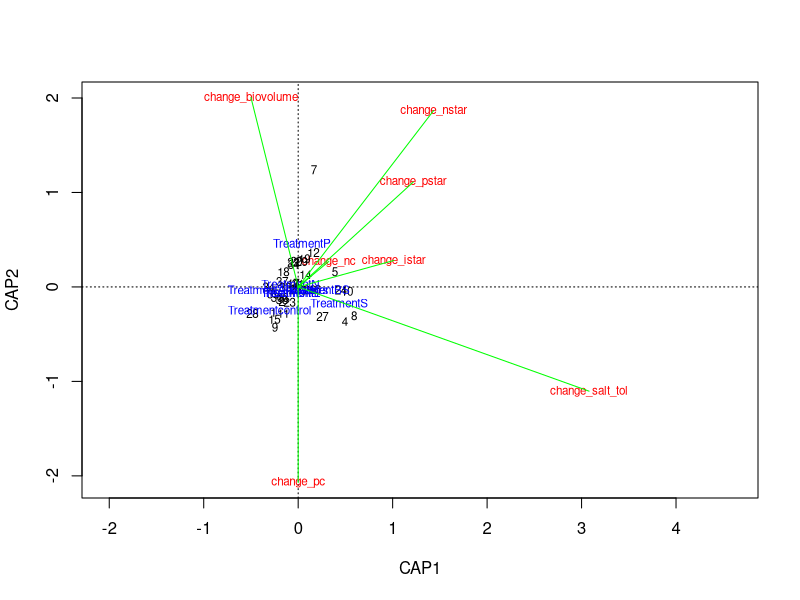
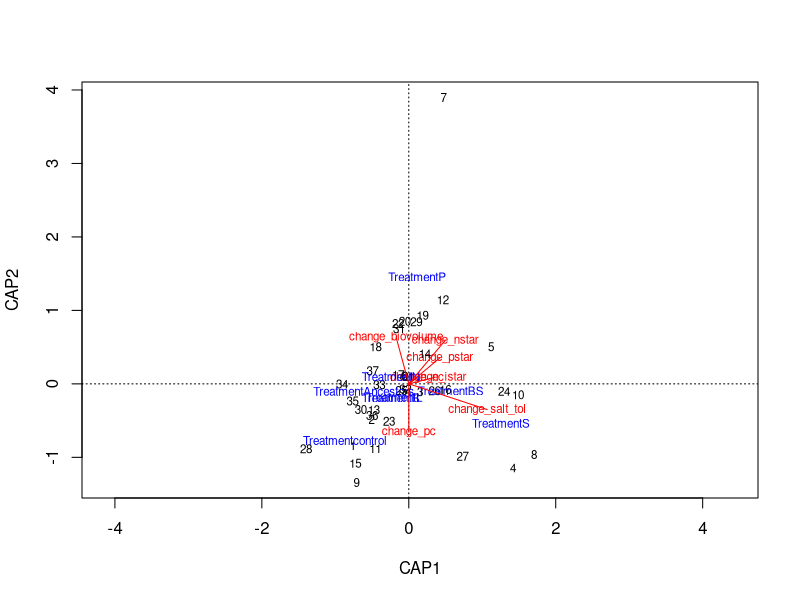
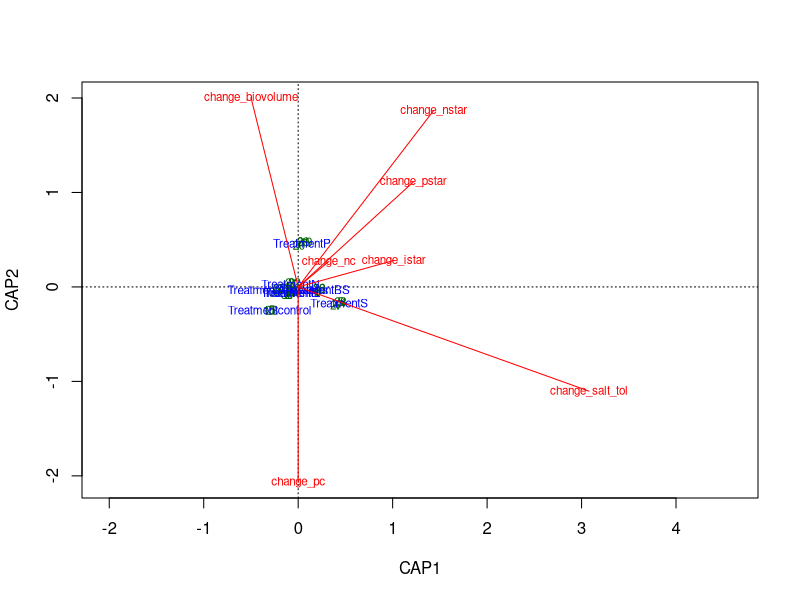
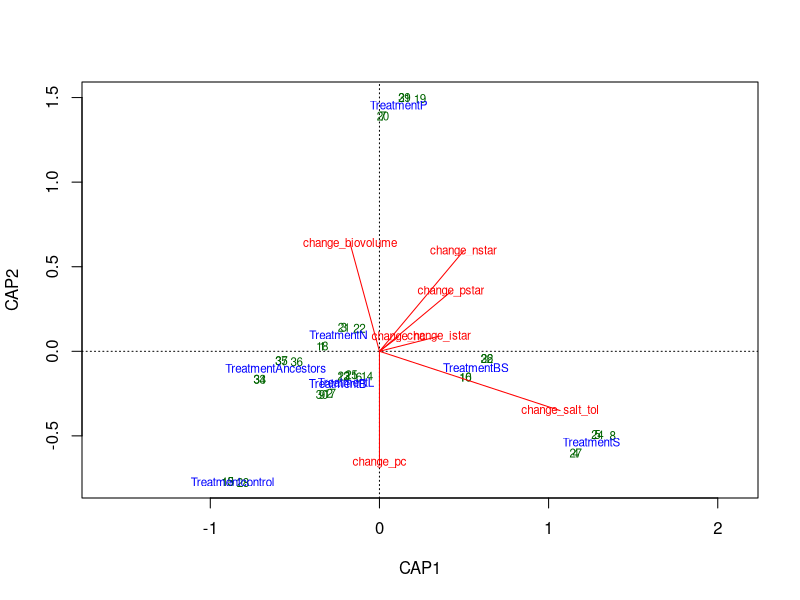
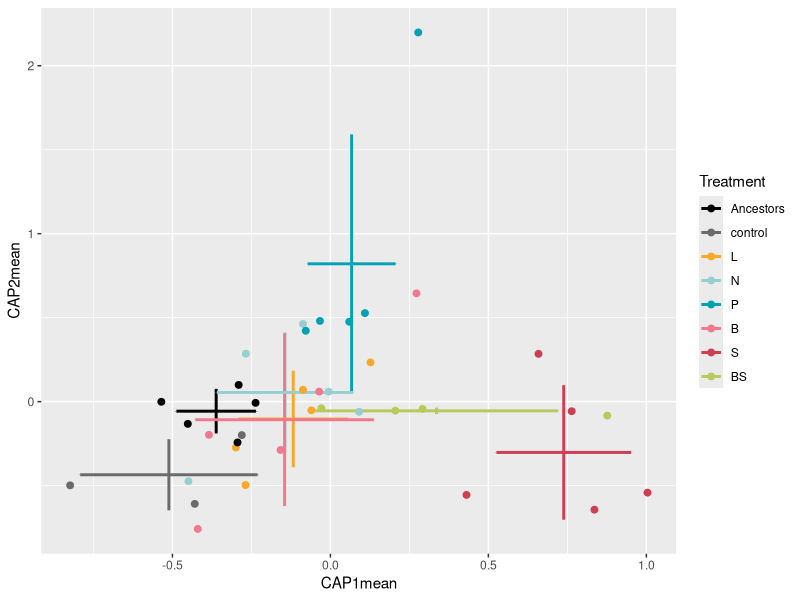

Source code (R) for these figures, in order: (Note: this script raises an error after producing the figures.)



### RDA plots with the trait changes relative to the ancestor


library(tidyverse)
library(cowplot)
library(vegan)
library(here)
library(broom)

cbbPalette <- c("black", "#6b6b6b", "#f9a729", "#97cfd0", "#00a2b3", "#f1788d", "#cf3e53", "#b9ca5d")

all_sizes3 <- read_csv("data-processed/all_cell_sizes_low_resources.csv")

light_monod <- read_csv("data-processed/light-monod-params-direct.csv")

salt_tol_CI <- read_csv("data-processed/salt-tol-CI-boot-12.csv") %>% 
	mutate(treatment = factor(treatment,
							  levels=c("Ancestors", "C", "L", "N",
							  		 "P", "B", "S", "BS"))) %>% 
	mutate(diversity = ifelse(ancestor_id == "cc1690", "Genotypically diverse", "Isoclonal")) %>% 
	select(treatment, ancestor_id, population, change_salt_tol_mean) %>% 
	dplyr::rename(salt_tol = change_salt_tol_mean)
library(dplyr)

ancestors <- all_sizes3 %>% 
	filter(treatment %in% c("Ancestors")) %>% 
	dplyr::rename(ancestor_pstar = p_star) %>% 
	dplyr::rename(ancestor_istar = i_star) %>% 
	dplyr::rename(ancestor_nstar = n_star) %>% 
	dplyr::rename(ancestor_biovolume = phosphate_biovolume) %>% 
	dplyr::rename(ancestor_pc = pc) %>% 
	dplyr::rename(ancestor_nc = nc) %>% 
	select(ancestor_id, contains("ancestor"))

### how what was the % change relative to ancestors?
prot_table <- left_join(all_sizes3, ancestors) %>% 
	left_join(., salt_tol_CI) %>% 
	mutate(change_salt_tol = salt_tol) %>% 
	mutate(change_pstar = (((ancestor_pstar - p_star)/ancestor_pstar)*-100)) %>% 
	mutate(change_istar = (ancestor_istar - i_star)/ancestor_istar*-100) %>% 
	mutate(change_nstar = (ancestor_nstar - n_star)/ancestor_nstar*-100) %>%
	mutate(change_pc = scale(ancestor_pc - pc, center = FALSE)) %>% 
	mutate(change_nc = scale(ancestor_nc - nc, center = FALSE)) %>% 
	mutate(change_biovolume = scale(ancestor_biovolume - phosphate_biovolume, center = FALSE)) %>% 
	# filter(treatment != "Ancestors") %>% 
	select(contains("change"), ancestor_id, treatment, -contains("fold")) %>%
	dplyr::rename(Strain = ancestor_id) %>% 
	dplyr::rename(Treatment = treatment) %>% 
	mutate(Treatment = str_replace(Treatment, "C", "control")) %>% 
	mutate(Treatment = factor(Treatment,
							  levels=c("Ancestors", "control", "L", "N",
							  		 "P", "B", "S", "BS"))) %>% 
	mutate(change_salt_tol = ifelse(Treatment == "Ancestors", 0, change_salt_tol))

## check for % change in salt tolerance

salts <- read_csv("data-processed/salt-tolerances-sigmoid.csv") 

salt_anc <- salts %>% 
	filter(treatment == "A") %>% 
	dplyr::rename(ancestor_salt_tol = salt_tolerance) %>% 
	select(ancestor_id, ancestor_salt_tol)

salts2 <- left_join(salts, salt_anc)

salts2 %>% 
	mutate(change_salt_tol = (ancestor_salt_tol - salt_tolerance)/ancestor_salt_tol*-100) %>% 
	filter(treatment %in% c("S", "BS")) %>% View




prot_table <- left_join(all_sizes3, ancestors) %>% 
	left_join(., salt_tol_CI) %>% 
	mutate(change_salt_tol = scale(salt_tol, center = FALSE)) %>% 
	mutate(change_pstar = scale(ancestor_pstar - p_star, center = FALSE)) %>% 
	mutate(change_istar = scale(ancestor_istar - i_star, center = FALSE)) %>% 
	mutate(change_nstar = scale(ancestor_nstar - n_star, center = FALSE)) %>% 
	mutate(change_pc = scale(ancestor_pc - pc, center = FALSE)) %>% 
	mutate(change_nc = scale(ancestor_nc - nc, center = FALSE)) %>% 
	mutate(change_biovolume = scale(ancestor_biovolume - phosphate_biovolume, center = FALSE)) %>% 
	# filter(treatment != "Ancestors") %>% 
	select(contains("change"), ancestor_id, treatment, -contains("fold")) %>% 
	dplyr::rename(Strain = ancestor_id) %>% 
	dplyr::rename(Treatment = treatment) %>% 
	mutate(Treatment = str_replace(Treatment, "C", "control")) %>% 
	mutate(Treatment = factor(Treatment,
							  levels=c("Ancestors", "control", "L", "N",
							  		 "P", "B", "S", "BS"))) %>% 
	mutate(change_salt_tol = ifelse(Treatment == "Ancestors", 0, change_salt_tol))

allsizes5 <- left_join(all_sizes3, ancestors) %>% 
	mutate(change_pstar = ancestor_pstar - p_star) %>% 
	mutate(change_istar = ancestor_istar - i_star) %>% 
	mutate(change_nstar = ancestor_nstar - n_star) %>% 
	mutate(change_pc = ancestor_pc - pc) %>% 
	mutate(change_nc = ancestor_nc - nc) %>% 
	mutate(change_biovolume = ancestor_biovolume - phosphate_biovolume) %>% 
	select(population, treatment, ancestor_id, p_star, ancestor_pstar, change_pstar, everything()) %>% 
	select(population, treatment, ancestor_id, phosphate_biovolume, ancestor_biovolume, change_biovolume, everything()) 

spe <- dplyr::select(prot_table, -Treatment, -Strain)
FULL.cap <- capscale(spe ~ Treatment + Condition(Strain), data=prot_table)
FULL.cap_str <- capscale(spe ~ Strain + Condition(Treatment), data=prot_table)

library(vegan)
anova.cca(FULL.cap, by = "axis", step = 1000)
anova.cca(FULL.cap, step = 1000)

coef(FULL.cap) ### gives the the equivalent of regression coefficients for each explanatory variable
# on each canonical axis

RsquareAdj(FULL.cap)$adj.r.squared
RsquareAdj(FULL.cap)$r.squared

summary(FULL.cap)

plot(FULL.cap, scaling = 1)
full.sc <- scores(FULL.cap, choices = 1:2, scaling = 1, display = "sp")
arrows(0, 0, full.sc[,1], full.sc[,2], length = 0, lty = 1, col = "green")

plot(FULL.cap, scaling = 2)
full2.sc <- scores(FULL.cap, choices = 1:2, display = "sp")
arrows(0, 0, full2.sc[,1], full2.sc[,2], length = 0, lty = 1, col = "red")

plot(FULL.cap, scaling = 1, display = c("sp", "lc", "cn"))
arrows(0, 0, full.sc[,1], full.sc[,2], length = 0, lty = 1, col = "red")

plot(FULL.cap, scaling = 2, display = c("sp", "lc", "cn"))
arrows(0, 0, full2.sc[,1], full2.sc[,2], length = 0, lty = 1, col = "red")

color_column <- "Treatment"
CAP1 <- scores(FULL.cap, display="wa", scaling=3)[,1]
CAP2 <- scores(FULL.cap, display="wa", scaling=3)[,2]
Res.dim <- as.data.frame(scores(FULL.cap, display="wa", scaling=3)[,1:2])
Res.dim$Strain <- prot_table$Strain
Res.dim$Treatment <- prot_table$Treatment
Res.dim
write_csv(Res.dim, "data-processed/RDA-scores-trait-change.csv")

dims <- Res.dim

dims_summary <- dims %>% dplyr::group_by(Treatment) %>% 
	summarise(CAP1mean=mean(CAP1), CAP2mean=mean(CAP2), CAP1sd=sd(CAP1), CAP2sd=sd(CAP2))


length(unique(dims_summary$Treatment))
length(unique(dims$Treatment))

		ggplot() + 
		geom_errorbar(aes(x = CAP1mean, ymin = CAP2mean - CAP2sd, ymax = CAP2mean + CAP2sd, color = Treatment), width = 0, data = dims_summary, size = 1) +
		geom_errorbarh(aes(y = CAP2mean, xmin = CAP1mean - CAP1sd, xmax = CAP1mean + CAP1sd, color = Treatment), width = 0, data = dims_summary, size = 1) +
			geom_point(aes(x = CAP1, y = CAP2, color = Treatment), data = dims, size = 2) +
		scale_colour_manual(values=cbbPalette) 
	
	
	
	# geom_point(data=Res.dim, aes(x=CAP1, y= CAP2, color=color_column)) +
	geom_errorbarh(aes(y = CAP2, xmin = CAP1mean - CAP1sd, xmax = CAP1mean + CAP1sd)) +
	geom_errorbar(aes(ymin = CAP2mean - CAP2sd, ymax = CAP2mean + CAP2sd), width = 0) +
	scale_colour_manual(values=cbbPalette) 
ggsave("figures/rda-trait-change-rel-ancestors-salt.png", width = 8, height = 6)


## ok now let's get the angles and distances of each treatment centroid from the Ancestor centroid

View(dims_summary)
ancestor_y <- dims_summary$CAP2mean[dims_summary$Treatment == "Ancestors"]
ancestor_x <- dims_summary$CAP1mean[dims_summary$Treatment == "Ancestors"]

dims_anc <- dims_summary %>% 
	mutate(new_x = CAP1mean - ancestor_x) %>% 
	mutate(new_y = CAP2mean - ancestor_y)

View(dims_anc)

angs_dist <- dims_anc %>% 
	mutate(angle = atan2(new_y, new_x)*(180/pi)) %>% 
	mutate(distance = sqrt((new_x^2) + (new_y^2)))

angs_dist %>% 
	ggplot(aes(x = angle, y = distance, color = Treatment)) + 
	geom_point(size = 2) + 
	geom_segment(aes(x = 0, y = 0, xend = angle, yend = distance, color = Treatment)) + 
	# coord_polar(theta="x", start= -135) +
	xlim(-180, 180) + 
	# scale_x_continuous(breaks = c(0, 90, 180)) +
	scale_colour_manual(values=cbbPalette) + theme_bw() + xlab("Angle from ancestor centroid") +
	ylab("Distance from ancestor centroid")
ggsave("figures/angle-distance-plot-rda-non-polar.png", width = 8, height = 6)
	

ggplot() +
	geom_point(data=rda_norm, aes(x=Angle, y=Dist, color=Treatment)) + 
	geom_point(data=rda_means,
			   aes(x=Mean_angle, y=Mean_dist, color=Treatment), size = 5) +
	coord_polar(theta="x", start=0) +
	scale_colour_manual(values=cbbPalette)


### joey's significance tests
dist_test_cap2 <- aov(lm(CAP2~Treatment, data=Res.dim))
TukeyHSD(dist_test_cap2)


dist_test_cap1 <- aov(lm(CAP1~Treatment, data=Res.dim))
TukeyHSD(dist_test_cap1)

# Test for significant differences between Strains and Treatments
anova(FULL.cap, data=prot_table) # Treatments: p < 0.001
anova(FULL.cap_str, data=prot_table) # Strains: p = 0.762

cos(150*pi/180)


### now the raw trait associations
library(vegan)
library(tidyverse)
all_sizes3 <- read_csv("data-processed/all_cell_sizes_low_resources.csv") ### ok this has the old R*s
salt_tolerances <- read_csv("data-processed/salt-tolerances-sigmoid.csv") %>% 
	select(population, salt_tolerance)
m <- 0.56

nmonod <- read.csv("data-processed/nitrate-monod-params-bootstrap.csv") %>% 
	mutate(population = as.character(population_index)) %>% 
	mutate(n_star = ks*m/(umax-m)) %>% 
	dplyr::rename(n_umax = umax,
		   n_ks = ks) %>% 
	group_by(population) %>% 
	summarise_each(funs(mean), n_star, n_umax, n_ks)
pmonod <- read.csv("data-processed/phosphate-monod-params-bootstrap.csv") %>% 
	mutate(population = as.character(population_index)) %>% 
	mutate(p_star = ks*m/(umax-m)) %>% 
	dplyr::rename(p_umax = umax,
		   p_ks = ks) %>% 
	group_by(population) %>% 
	summarise_each(funs(mean), p_star, p_umax, p_ks)
imonod <- read.csv("data-processed/light_monod_params_bootstrapped.csv") %>% 
	mutate(population = as.character(population_index)) %>% 
	mutate(i_star = ks*m/(umax-m)) %>% 
	dplyr::rename(i_umax = umax,
		   i_ks = ks) %>% 
	group_by(population) %>% 
	summarise_each(funs(mean), i_star, i_umax, i_ks)

all_sizes4 <- all_sizes3 %>% 
	select(-p_ks, -p_umax, -p_star, -n_ks, -n_umax, -n_star, -light_umax, -i_star)

### note to self -- find out why the bootstrapped R*s are different than the estimated ones.
traits <- left_join(all_sizes4, salt_tolerances) %>% 
	left_join(imonod) %>% 
	left_join(pmonod) %>% 
	left_join(nmonod)


prot_table <- traits %>% 
	mutate(salt_tolerance = scale(salt_tolerance, center = FALSE)) %>% 
	mutate(pstar = scale(p_star, center = FALSE)) %>% 
	mutate(istar = scale(i_star, center = FALSE)) %>% 
	mutate(nstar = scale(n_star, center = FALSE)) %>% 
	mutate(pc = scale(pc, center = FALSE)) %>% 
	mutate(nc = scale(nc, center = FALSE)) %>% 
	mutate(cons_vector_new = scale(cons_vector_new, center = FALSE)) %>% 
	mutate(pbiovolume = scale(phosphate_biovolume, center = FALSE)) %>% 
	mutate(nbiovolume = scale(nitrate_biovolume, center = FALSE)) %>% 
	mutate(lbiovolume = scale(light_biovolume, center = FALSE)) %>% 
	# select(ancestor_id, treatment, salt_tolerance, pstar, nstar, istar, pc, nc, biovolume, cons_vector_new) %>%
	select(ancestor_id, treatment, salt_tolerance, pstar, nstar, istar, cons_vector_new, pbiovolume) %>%
	dplyr::rename(Strain = ancestor_id) %>% 
	dplyr::rename(Treatment = treatment) %>% 
	mutate(Treatment = str_replace(Treatment, "C", "control")) %>% 
	mutate(Treatment = factor(Treatment,
							  levels=c("Ancestors", "control", "L", "N",
							  		 "P", "B", "S", "BS"))) 


spe <- dplyr::select(prot_table, -Treatment, -Strain)
FULL.cap <- capscale(spe ~ Treatment + Condition(Strain), data=prot_table)
# FULL.cap <- capscale(spe ~ Treatment, data=prot_table)
FULL.cap_str <- capscale(spe ~ Strain + Condition(Treatment), data=prot_table)

anova.cca(FULL.cap, by = "axis", step = 1000)
anova.cca(FULL.cap)

coef(FULL.cap) ### gives the the equivalent of regression coefficients for each explanatory variable
# on each canonical axis

RsquareAdj(FULL.cap)$adj.r.squared
RsquareAdj(FULL.cap)$r.squared

summary(FULL.cap)


# Test for significant differences between Strains and Treatments
anova(FULL.cap, data=prot_table) # Treatments: p < 0.001
anova(FULL.cap_str, data=prot_table) # Strains: p = 0.762

dist_test_cap2 <- aov(lm(CAP2~Treatment, data=Res.dim))
summary(dist_test_cap2)
TukeyHSD(dist_test_cap2)

dist_test_cap1 <- aov(lm(CAP1~Treatment, data=Res.dim))
summary(dist_test_cap1)
TukeyHSD(dist_test_cap1)


color_column <- "Treatment"
CAP1 <- scores(FULL.cap, display="wa", scaling=3)[,1]
CAP2 <- scores(FULL.cap, display="wa", scaling=3)[,2]
Res.dim <- as.data.frame(scores(FULL.cap, display="wa", scaling=3)[,1:2])
Res.dim$Strain <- prot_table$Strain
Res.dim$Treatment <- prot_table$Treatment
Res.dim





dims <- Res.dim

library(tidyverse)
dims_summary <- dims %>% 
	dplyr::group_by(Treatment) %>% 
	summarise(CAP1mean=mean(CAP1), CAP2mean=mean(CAP2), CAP1sd=sd(CAP1), CAP2sd=sd(CAP2)) %>% 
	mutate(Treatment = str_replace(Treatment, "control", "C")) %>% 
	mutate(Treatment = factor(Treatment,
							  levels=c("Ancestors", "C", "L", "N",
							  		 "P", "B", "S", "BS"))) 

dims <- dims %>% 
	mutate(Treatment = str_replace(Treatment, "control", "C")) %>% 
	mutate(Treatment = factor(Treatment,
							  levels=c("Ancestors", "C", "L", "N",
							  		 "P", "B", "S", "BS"))) 

trait_vectors <- as.data.frame(scores(FULL.cap, choices = 1:2, display = "sp", scaling = 2)) %>% 
	mutate(trait = rownames(.)) %>%
	mutate(trait = str_replace(trait, "cons_vector_new", "P:N")) %>% 
	mutate(trait = str_replace(trait, "pbiovolume", "Biovolume")) %>% 
	mutate(trait = str_replace(trait, "istar", "I*")) %>% 
	mutate(trait = str_replace(trait, "pstar", "P*")) %>% 
	mutate(trait = str_replace(trait, "nstar", "N*")) %>% 
	mutate(trait = str_replace(trait, "salt_tolerance", "Salt \n tolerance")) 
	
# arrows(0, 0, full2.sc[,1], full2.sc[,2], length = 0, lty = 1, col = "red")

library(cowplot)
rda_plot <- ggplot() + 
	geom_segment(aes(x = 0, y = 0, xend = CAP1, yend = CAP2, text =  trait), data = trait_vectors, color = "black",
				 arrow = arrow(length = unit(0.2, "cm"), type = "closed")) +
	geom_hline(yintercept = 0, color = "grey") + geom_vline(xintercept = 0, color = "grey") +
	geom_errorbar(aes(x = CAP1mean, ymin = CAP2mean - CAP2sd, ymax = CAP2mean + CAP2sd, color = Treatment), width = 0, data = dims_summary, size = 1) +
	geom_errorbarh(aes(y = CAP2mean, xmin = CAP1mean - CAP1sd, xmax = CAP1mean + CAP1sd, color = Treatment), width = 0, data = dims_summary, size = 1) +
	geom_point(aes(x = CAP1, y = CAP2, color = Treatment), data = dims, size = 4) +
	geom_point(aes(x = CAP1, y = CAP2), data = dims, size = 4, shape = 1, color = "black") +
	scale_colour_manual(values= cbbPalette, name = "Selection environment") +
	xlab("RDA1 (56.61% of constrained variation)") + ylab("RDA2 (28.34% of constrained variation)") +
	# geom_text(aes(x = CAP1, y = CAP2, label = trait), data = trait_vectors, color = "black", size = 5.5,
	# 		  hjust = 0, nudge_x = -0.29, nudge_y = 0.27) + 
	theme(legend.position = c(0.01, 0.27),
		  axis.text = element_text(size=22),
		  axis.title=element_text(size=22),
		  legend.title = element_text(colour="black", size=20),
		  legend.text = element_text(colour="black", size=20)) 
ggsave("figures/rda-traits-all-traits.png", width = 9, height = 6.8)
ggsave("figures/rda-traits-all-traits.pdf", width = 11.5, height = 6.8)

	dims_anc <- dims %>% 
	filter(Treatment == "Ancestors") %>% 
	dplyr::rename(anc_cap1 = CAP1) %>% 
	dplyr::rename(anc_cap2 = CAP2) %>% 
	select(-Treatment)

dims_distances <- left_join(dims, dims_anc) %>% 
	mutate(change_x = CAP1 - anc_cap1) %>% 
	mutate(change_y = CAP2 - anc_cap2) %>% 
	mutate(angle = atan2(change_y, change_x)*(180/pi)) %>% 
	mutate(distance = sqrt((change_x^2) + (change_y^2))) %>% 
	mutate(angle_360 = ifelse(angle < 0, 360 + angle, angle))

dims_dist_sum <- dims_distances %>% 
	group_by(Treatment) %>% 
	summarise_each(funs(mean), angle, distance, angle_360)

ggplot() + 
	# geom_errorbar(aes(x = CAP1mean, ymin = CAP2mean - CAP2sd, ymax = CAP2mean + CAP2sd, color = Treatment), width = 0, data = dims_summary, size = 1) +
	# geom_errorbarh(aes(y = CAP2mean, xmin = CAP1mean - CAP1sd, xmax = CAP1mean + CAP1sd, color = Treatment), width = 0, data = dims_summary, size = 1) +
	geom_point(aes(x = CAP1, y = CAP2, color = Treatment), data = dims, size = 2, alpha = 0.3) +
	geom_point(aes(x = CAP1, y = CAP2), color = "black", data = filter(dims, Treatment == "Ancestors"), size = 2, alpha = 1) +
	geom_segment(aes(x = anc_cap1, y = anc_cap2, xend = CAP1, yend = CAP2, color = Treatment),
				 alpha = 1, data = filter(dims_distances, Treatment != "Ancestors"),
				 arrow = arrow(length = unit(0.2, "cm"), type = "closed")) +
	geom_point(aes(x = CAP1, y = CAP2), color = "black", data = filter(dims, Treatment == "Ancestors"), size = 2, alpha = 1) +
	scale_colour_manual(values=cbbPalette) +ylab("RDA2") + xlab("RDA1")
ggsave("figures/rda-traits-salt-vectors.png", width = 6, height = 4)


## ok now let's get the angles and distances of each treatment centroid from the Ancestor centroid




# ggplot() +
# 	geom_point(aes(x = CAP1, y = CAP2, color = Treatment), data = filter(dims, Treatment == "Ancestors")) +
# 	geom_segment(aes(x = anc_cap1, y = anc_cap2, xend = CAP1, yend = CAP2, color = Treatment),
# 				 alpha = 1, data = filter(dims_distances, Treatment != "Ancestors"),
# 				 arrow = arrow(length = unit(0.2, "cm"), type = "closed")) + 
# 	scale_colour_manual(values=cbbPalette) 



dims_distances %>% 
	ggplot(aes(x = angle_360, y = distance, color = Treatment)) + 
	geom_point(size = 2) + 
	# geom_segment(aes(x = 0, y = 0, xend = angle, yend = distance, color = Treatment), alpha = 0.5) + 
	
	# geom_segment(aes(x = 0, y = 0, xend = angle, yend = distance, color = Treatment), alpha = 1, data = dims_dist_sum, size = 1.5) + 
	coord_polar(theta="x", start= 0) +
	xlim(0, 360) +
	geom_point(aes(x = angle_360, y = distance, color = Treatment), data = dims_dist_sum, size = 4) +
	geom_point(aes(x = angle_360, y = distance), data = dims_dist_sum, size = 4, color = "black", shape = 1) +
	# xlim(-180, 180) + 
	# scale_x_continuous(breaks = c(-180, -90, 0, 90, 180), limits = c(-180, 180)) +
	scale_colour_manual(values=cbbPalette) +
	theme_bw() +
	xlab("Angle from ancestor") +
	ylab("Distance from ancestor")
ggsave("figures/angle-distance-plot-traits-raw-rda-polar.png", width = 8, height = 5)


dims_distances %>% 
	ggplot(aes(x = angle, y = distance, color = Treatment)) + 
	geom_point(size = 2) + 

	geom_segment(aes(x = 0, y = 0, xend = angle, yend = distance, color = Treatment), alpha = 0.5) + 
	
	geom_segment(aes(x = 0, y = 0, xend = angle, yend = distance, color = Treatment), alpha = 1, data = dims_dist_sum, size = 1) + 
	# coord_polar(theta="x", start= 0) +
	geom_point(aes(x = angle, y = distance, color = Treatment), data = dims_dist_sum, size = 4) +

	# xlim(0, 360) +

	# xlim(-180, 180) + 
	scale_x_continuous(breaks = c(-180, -90, 0, 90, 180), limits = c(-180, 180)) +
	scale_colour_manual(values=cbbPalette) +
	geom_point(size = 2) + 
	geom_point(aes(x = angle, y = distance), data = dims_dist_sum, size = 4, color = "black", shape = 1) +
	# theme_bw() +
	xlab("Angle from ancestor") +
	ylab("Distance from ancestor")
ggsave("figures/angle-distance-plot-traits-raw-rda-non-polar.png", width = 8, height = 6)







summary(FULL.cap)

plot(FULL.cap, scaling = 1) ## distance biplot, (2) The angles between response and explanatory
# variables in the biplot reflect their correlations (but not the angles among
# 													response variables).
full.sc <- scores(FULL.cap, choices = 1:2, scaling = 1, display = "sp")
arrows(0, 0, full.sc[,1], full.sc[,2], length = 0, lty = 1, col = "purple")

plot(FULL.cap, scaling = 2) ## correlation biplot, The angles in the biplot between response and
# explanatory variables, and between response variables themselves or explanatory
# variables themselves, reflect their correlations. The relationship
# between the centroid of a qualitative explanatory variable and a response variable
# (species) is found by projecting the centroid at right angle on the species. 
# variable (as for individual objects). (4) Distances among centroids, and between
# centroids and individual objects, do not approximate their Euclidean
# distances.

full2.sc <- scores(FULL.cap, choices = 1:2, display = "sp", scaling = 2)
arrows(0, 0, full2.sc[,1], full2.sc[,2], length = 0, lty = 1, col = "red")

plot(FULL.cap, scaling = 1, display = c("cn", "lc", "wa", "sp"))
arrows(0, 0, full.sc[,1], full.sc[,2], length = 0, lty = 1, col = "red")

plot(FULL.cap, scaling = 2, display = c("sp"))
arrows(0, 0, full2.sc[,1], full2.sc[,2], length = 0, lty = 1, col = "red")
